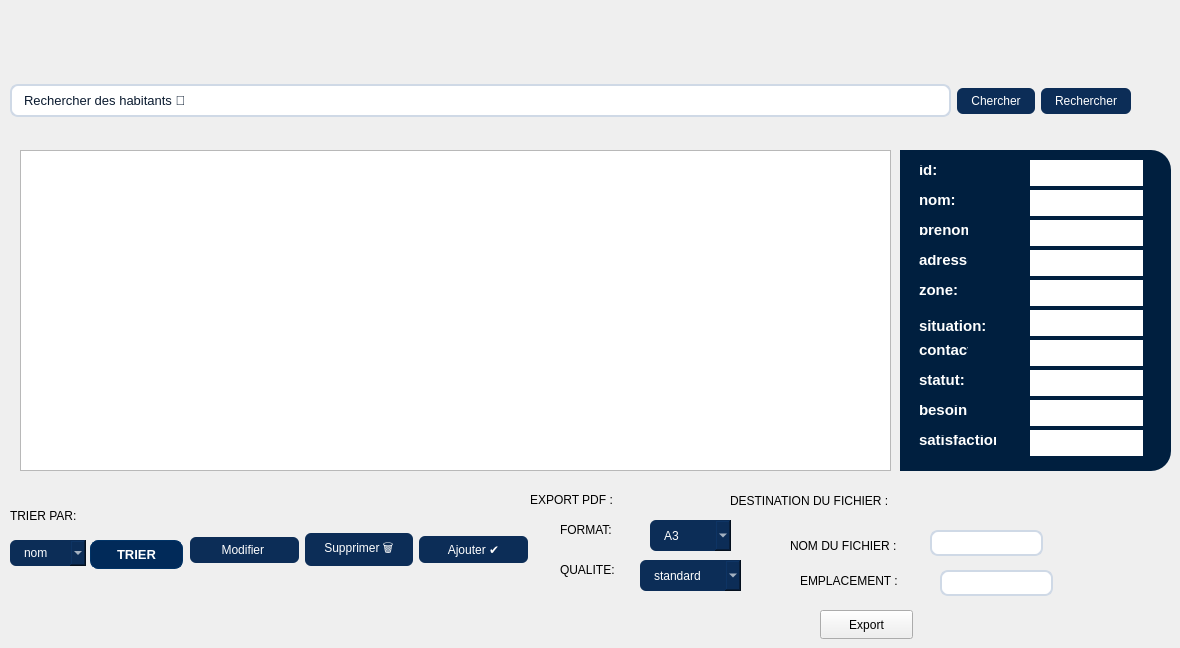
      <widget class="QWidget" name="page_3">
       <widget class="QWidget" name="horizontalLayoutWidget_4">
        <property name="geometry">
         <rect>
          <x>10</x>
          <y>60</y>
          <width>1121</width>
          <height>82</height>
         </rect>
        </property>
        <layout class="QHBoxLayout" name="horizontalLayout_4">
         <item>
          <widget class="QLineEdit" name="lineEdit_rechH">
           <property name="styleSheet">
            <string notr="true">QLineEdit {
    background-color: #ffffff;
    border: 1.5px solid #cfd9e6;
    border-radius: 8px;
    padding: 6px 10px;
    font-size: 13px;
    color: #0a1a2f;
    selection-background-color: #c7e0ff;
    selection-color: #000000;
}

/* Focused (when user clicks or types) */
QLineEdit:focus {
    border: 2px solid #0078d7;          /* Modern blue accent */
    background-color: #ffffff;
    outline: none;
}

/* Hover effect */
QLineEdit:hover {
    border: 1.5px solid #9bbadf;
}

/* Disabled (grayed-out field) */
QLineEdit:disabled {
    background-color: #f0f3f6;
    color: #8c8c8c;
    border: 1px solid #d0d6df;
}

/* Placeholder text style */
QLineEdit::placeholder {
    color: #a0a9b8;
    font-style: italic;
}

/* Optional subtle shadow for depth */
QLineEdit {
    box-shadow: 0 0 3px rgba(0, 0, 0, 0.1);
}</string>
           </property>
           <property name="text">
            <string>Rechercher des habitants 🔎</string>
           </property>
          </widget>
         </item>
         <item>
          <widget class="QPushButton" name="pushButton_9">
           <property name="styleSheet">
            <string notr="true">
QLineEdit:focus {
    border: 1.5px solid #0078d7;
    background-color: #ffffff;
}

QPushButton {
    background-color: #0c2d57;
    color: white;
    border-radius: 6px;
    padding: 6px 14px;
    font-size: 12px;
    border: none;
}

QPushButton#searchButton:hover {
    background-color: #1458a6;
}</string>
           </property>
           <property name="text">
            <string>Chercher</string>
           </property>
          </widget>
         </item>
         <item>
          <widget class="QPushButton" name="pushButton_rechH">
           <property name="styleSheet">
            <string notr="true">
QLineEdit:focus {
    border: 1.5px solid #0078d7;
    background-color: #ffffff;
}

QPushButton {
    background-color: #0c2d57;
    color: white;
    border-radius: 6px;
    padding: 6px 14px;
    font-size: 12px;
    border: none;
}

QPushButton#searchButton:hover {
    background-color: #1458a6;
}</string>
           </property>
           <property name="text">
            <string>Rechercher</string>
           </property>
          </widget>
         </item>
        </layout>
       </widget>
       <widget class="QLabel" name="label_4">
        <property name="geometry">
         <rect>
          <x>10</x>
          <y>500</y>
          <width>121</width>
          <height>31</height>
         </rect>
        </property>
        <property name="styleSheet">
         <string notr="true">color: rgb(0, 0, 0);</string>
        </property>
        <property name="text">
         <string>TRIER PAR:</string>
        </property>
       </widget>
       <widget class="QComboBox" name="comboBox_trieH">
        <property name="geometry">
         <rect>
          <x>10</x>
          <y>540</y>
          <width>76</width>
          <height>26</height>
         </rect>
        </property>
        <property name="styleSheet">
         <string notr="true">
    border: 1.5px solid #0078d7;
    background-color: #ffffff;

    background-color: #0c2d57;
    color: white;
    border-radius: 6px;
    padding: 6px 14px;
    font-size: 12px;
    border: none;</string>
        </property>
        <item>
         <property name="text">
          <string>nom</string>
         </property>
        </item>
        <item>
         <property name="text">
          <string>adresse </string>
         </property>
        </item>
       </widget>
       <widget class="QPushButton" name="pushButton_trieH">
        <property name="geometry">
         <rect>
          <x>90</x>
          <y>540</y>
          <width>93</width>
          <height>29</height>
         </rect>
        </property>
        <property name="styleSheet">
         <string notr="true">QPushButton {
    background-color: #012a59;
    color: #ffffff;
    border: 1px solid #013366;
    border-radius: 8px;
    padding: 6px 14px;
    font-size: 13px;
    font-weight: 500;
}

QPushButton#actionButton:hover {
    background-color: #024b8a;
    border-color: #025aa5;
}

QPushButton#actionButton:pressed {
    background-color: #013869;
}
</string>
        </property>
        <property name="text">
         <string>TRIER</string>
        </property>
       </widget>
       <widget class="QWidget" name="horizontalLayoutWidget_5">
        <property name="geometry">
         <rect>
          <x>190</x>
          <y>510</y>
          <width>338</width>
          <height>80</height>
         </rect>
        </property>
        <layout class="QHBoxLayout" name="horizontalLayout_5">
         <item>
          <widget class="QPushButton" name="pushButton_modifH">
           <property name="styleSheet">
            <string notr="true">
QLineEdit:focus {
    border: 1.5px solid #0078d7;
    background-color: #ffffff;
}

QPushButton {
    background-color: #0c2d57;
    color: white;
    border-radius: 6px;
    padding: 6px 14px;
    font-size: 12px;
    border: none;
}

QPushButton#searchButton:hover {
    background-color: #1458a6;
}</string>
           </property>
           <property name="text">
            <string>Modifier </string>
           </property>
          </widget>
         </item>
         <item>
          <widget class="QPushButton" name="pushButton_suppH">
           <property name="styleSheet">
            <string notr="true">
QLineEdit:focus {
    border: 1.5px solid #0078d7;
    background-color: #ffffff;
}

QPushButton {
    background-color: #0c2d57;
    color: white;
    border-radius: 6px;
    padding: 6px 14px;
    font-size: 12px;
    border: none;
}

QPushButton#searchButton:hover {
    background-color: #1458a6;
}</string>
           </property>
           <property name="text">
            <string>Supprimer 🗑️</string>
           </property>
          </widget>
         </item>
         <item>
          <widget class="QPushButton" name="pushButton_ajoutH">
           <property name="styleSheet">
            <string notr="true">
QLineEdit:focus {
    border: 1.5px solid #0078d7;
    background-color: #ffffff;
}

QPushButton {
    background-color: #0c2d57;
    color: white;
    border-radius: 6px;
    padding: 6px 14px;
    font-size: 12px;
    border: none;
}

QPushButton#searchButton:hover {
    background-color: #1458a6;
}</string>
           </property>
           <property name="text">
            <string>Ajouter ✔️</string>
           </property>
          </widget>
         </item>
        </layout>
       </widget>
       <widget class="QLabel" name="label_6">
        <property name="geometry">
         <rect>
          <x>530</x>
          <y>490</y>
          <width>101</width>
          <height>20</height>
         </rect>
        </property>
        <property name="styleSheet">
         <string notr="true">color: rgb(0, 0, 0);</string>
        </property>
        <property name="text">
         <string>EXPORT PDF :</string>
        </property>
       </widget>
       <widget class="QLabel" name="label_11">
        <property name="geometry">
         <rect>
          <x>560</x>
          <y>520</y>
          <width>91</width>
          <height>20</height>
         </rect>
        </property>
        <property name="styleSheet">
         <string notr="true">color: rgb(0, 0, 0);</string>
        </property>
        <property name="text">
         <string>FORMAT:</string>
        </property>
       </widget>
       <widget class="QComboBox" name="comboBox_5">
        <property name="geometry">
         <rect>
          <x>650</x>
          <y>520</y>
          <width>81</width>
          <height>31</height>
         </rect>
        </property>
        <property name="styleSheet">
         <string notr="true">
    border: 1.5px solid #0078d7;
    background-color: #ffffff;

    background-color: #0c2d57;
    color: white;
    border-radius: 6px;
    padding: 6px 14px;
    font-size: 12px;
    border: none;</string>
        </property>
        <item>
         <property name="text">
          <string>A3</string>
         </property>
        </item>
        <item>
         <property name="text">
          <string>A4</string>
         </property>
        </item>
        <item>
         <property name="text">
          <string>A5</string>
         </property>
        </item>
       </widget>
       <widget class="QLabel" name="label_19">
        <property name="geometry">
         <rect>
          <x>560</x>
          <y>560</y>
          <width>81</width>
          <height>20</height>
         </rect>
        </property>
        <property name="styleSheet">
         <string notr="true">color: rgb(0, 0, 0);</string>
        </property>
        <property name="text">
         <string>QUALITE:</string>
        </property>
       </widget>
       <widget class="QComboBox" name="comboBox_7">
        <property name="geometry">
         <rect>
          <x>640</x>
          <y>560</y>
          <width>101</width>
          <height>31</height>
         </rect>
        </property>
        <property name="styleSheet">
         <string notr="true">
    border: 1.5px solid #0078d7;
    background-color: #ffffff;

    background-color: #0c2d57;
    color: white;
    border-radius: 6px;
    padding: 6px 14px;
    font-size: 12px;
    border: none;</string>
        </property>
        <item>
         <property name="text">
          <string>standard</string>
         </property>
        </item>
        <item>
         <property name="text">
          <string>***</string>
         </property>
        </item>
       </widget>
       <widget class="QLabel" name="label_31">
        <property name="geometry">
         <rect>
          <x>730</x>
          <y>490</y>
          <width>181</width>
          <height>21</height>
         </rect>
        </property>
        <property name="styleSheet">
         <string notr="true">color: rgb(0, 0, 0);</string>
        </property>
        <property name="text">
         <string>DESTINATION DU FICHIER :</string>
        </property>
       </widget>
       <widget class="QLabel" name="label_32">
        <property name="geometry">
         <rect>
          <x>790</x>
          <y>530</y>
          <width>141</width>
          <height>31</height>
         </rect>
        </property>
        <property name="styleSheet">
         <string notr="true">color: rgb(0, 0, 0);</string>
        </property>
        <property name="text">
         <string>NOM DU FICHIER :</string>
        </property>
       </widget>
       <widget class="QLabel" name="label_33">
        <property name="geometry">
         <rect>
          <x>800</x>
          <y>570</y>
          <width>131</width>
          <height>21</height>
         </rect>
        </property>
        <property name="styleSheet">
         <string notr="true">color: rgb(0, 0, 0);</string>
        </property>
        <property name="text">
         <string>EMPLACEMENT :</string>
        </property>
       </widget>
       <widget class="QLineEdit" name="lineEdit_12">
        <property name="geometry">
         <rect>
          <x>930</x>
          <y>530</y>
          <width>113</width>
          <height>26</height>
         </rect>
        </property>
        <property name="styleSheet">
         <string notr="true">QLineEdit {
    background-color: #ffffff;
    border: 1.5px solid #cfd9e6;
    border-radius: 8px;
    padding: 6px 10px;
    font-size: 13px;
    color: #0a1a2f;
    selection-background-color: #c7e0ff;
    selection-color: #000000;
}

/* Focused (when user clicks or types) */
QLineEdit:focus {
    border: 2px solid #0078d7;          /* Modern blue accent */
    background-color: #ffffff;
    outline: none;
}

/* Hover effect */
QLineEdit:hover {
    border: 1.5px solid #9bbadf;
}

/* Disabled (grayed-out field) */
QLineEdit:disabled {
    background-color: #f0f3f6;
    color: #8c8c8c;
    border: 1px solid #d0d6df;
}

/* Placeholder text style */
QLineEdit::placeholder {
    color: #a0a9b8;
    font-style: italic;
}

/* Optional subtle shadow for depth */
QLineEdit {
    box-shadow: 0 0 3px rgba(0, 0, 0, 0.1);
}</string>
        </property>
       </widget>
       <widget class="QLineEdit" name="lineEdit_13">
        <property name="geometry">
         <rect>
          <x>940</x>
          <y>570</y>
          <width>113</width>
          <height>26</height>
         </rect>
        </property>
        <property name="styleSheet">
         <string notr="true">QLineEdit {
    background-color: #ffffff;
    border: 1.5px solid #cfd9e6;
    border-radius: 8px;
    padding: 6px 10px;
    font-size: 13px;
    color: #0a1a2f;
    selection-background-color: #c7e0ff;
    selection-color: #000000;
}

/* Focused (when user clicks or types) */
QLineEdit:focus {
    border: 2px solid #0078d7;          /* Modern blue accent */
    background-color: #ffffff;
    outline: none;
}

/* Hover effect */
QLineEdit:hover {
    border: 1.5px solid #9bbadf;
}

/* Disabled (grayed-out field) */
QLineEdit:disabled {
    background-color: #f0f3f6;
    color: #8c8c8c;
    border: 1px solid #d0d6df;
}

/* Placeholder text style */
QLineEdit::placeholder {
    color: #a0a9b8;
    font-style: italic;
}

/* Optional subtle shadow for depth */
QLineEdit {
    box-shadow: 0 0 3px rgba(0, 0, 0, 0.1);
}</string>
        </property>
       </widget>
       <widget class="QPushButton" name="pushButton_17">
        <property name="geometry">
         <rect>
          <x>820</x>
          <y>610</y>
          <width>93</width>
          <height>29</height>
         </rect>
        </property>
        <property name="styleSheet">
         <string notr="true">QLineEdit {
    background-color: #ffffff;
    border: 1px solid #ccd6e1;
    border-radius: 8px;
    padding: 6px 12px;
    font-size: 13px;
}

QLineEdit:focus {
    border: 1.5px solid #0078d7;
    background-color: #ffffff;
}

QPushButton {
    background-color: #0c2d57;
    color: white;
    border-radius: 6px;
    padding: 6px 14px;
    font-size: 12px;
    border: none;
}

QPushButton#searchButton:hover {
    background-color: #1458a6;
}color: rgb(248, 249, 250);
font: italic 9pt &quot;Segoe UI&quot;;
background-color: rgb(13, 59, 102);</string>
        </property>
        <property name="text">
         <string>Export</string>
        </property>
       </widget>
       <widget class="QGroupBox" name="groupBox">
        <property name="geometry">
         <rect>
          <x>900</x>
          <y>150</y>
          <width>271</width>
          <height>321</height>
         </rect>
        </property>
        <property name="styleSheet">
         <string notr="true">
    background-color: #001f3f;            /* Deep navy blue */
    border-top-right-radius: 20px;
    border-bottom-right-radius: 20px;
    padding: 20px 10px;
    border: none;
    color: #ffffff;
    font-size: 15px;
    font-weight: 600;
    padding: 5px;</string>
        </property>
        <property name="title">
         <string/>
        </property>
        <widget class="QLineEdit" name="lineEdit_nom">
         <property name="geometry">
          <rect>
           <x>130</x>
           <y>40</y>
           <width>113</width>
           <height>26</height>
          </rect>
         </property>
         <property name="styleSheet">
          <string notr="true">color: rgb(255, 255, 255);
background-color: rgb(255, 255, 255);</string>
         </property>
        </widget>
        <widget class="QLineEdit" name="lineEdit_prenom">
         <property name="geometry">
          <rect>
           <x>130</x>
           <y>70</y>
           <width>113</width>
           <height>26</height>
          </rect>
         </property>
         <property name="styleSheet">
          <string notr="true">color: rgb(255, 255, 255);
background-color: rgb(255, 255, 255);</string>
         </property>
        </widget>
        <widget class="QLineEdit" name="lineEdit_id">
         <property name="geometry">
          <rect>
           <x>130</x>
           <y>10</y>
           <width>113</width>
           <height>26</height>
          </rect>
         </property>
         <property name="styleSheet">
          <string notr="true">color: rgb(255, 255, 255);
background-color: rgb(255, 255, 255);</string>
         </property>
        </widget>
        <widget class="QLineEdit" name="lineEdit_adresse">
         <property name="geometry">
          <rect>
           <x>130</x>
           <y>100</y>
           <width>113</width>
           <height>26</height>
          </rect>
         </property>
         <property name="styleSheet">
          <string notr="true">color: rgb(255, 255, 255);
background-color: rgb(255, 255, 255);color: rgb(255, 255, 255);</string>
         </property>
        </widget>
        <widget class="QLineEdit" name="lineEdit_zone">
         <property name="geometry">
          <rect>
           <x>130</x>
           <y>130</y>
           <width>113</width>
           <height>26</height>
          </rect>
         </property>
         <property name="styleSheet">
          <string notr="true">color: rgb(255, 255, 255);
background-color: rgb(255, 255, 255);color: rgb(255, 255, 255);</string>
         </property>
        </widget>
        <widget class="QLineEdit" name="lineEdit_situation">
         <property name="geometry">
          <rect>
           <x>130</x>
           <y>160</y>
           <width>113</width>
           <height>26</height>
          </rect>
         </property>
         <property name="styleSheet">
          <string notr="true">color: rgb(255, 255, 255);
background-color: rgb(255, 255, 255);color: rgb(255, 255, 255);</string>
         </property>
        </widget>
        <widget class="QLineEdit" name="lineEdit_contact">
         <property name="geometry">
          <rect>
           <x>130</x>
           <y>190</y>
           <width>113</width>
           <height>26</height>
          </rect>
         </property>
         <property name="styleSheet">
          <string notr="true">color: rgb(255, 255, 255);
background-color: rgb(255, 255, 255);color: rgb(255, 255, 255);</string>
         </property>
        </widget>
        <widget class="QLineEdit" name="lineEdit_statut">
         <property name="geometry">
          <rect>
           <x>130</x>
           <y>220</y>
           <width>113</width>
           <height>26</height>
          </rect>
         </property>
         <property name="styleSheet">
          <string notr="true">color: rgb(255, 255, 255);
background-color: rgb(255, 255, 255);color: rgb(255, 255, 255);</string>
         </property>
        </widget>
        <widget class="QLineEdit" name="lineEdit_besoins">
         <property name="geometry">
          <rect>
           <x>130</x>
           <y>250</y>
           <width>113</width>
           <height>26</height>
          </rect>
         </property>
         <property name="styleSheet">
          <string notr="true">color: rgb(255, 255, 255);
background-color: rgb(255, 255, 255);color: rgb(255, 255, 255);</string>
         </property>
        </widget>
        <widget class="QLineEdit" name="lineEdit_satisfaction">
         <property name="geometry">
          <rect>
           <x>130</x>
           <y>280</y>
           <width>113</width>
           <height>26</height>
          </rect>
         </property>
         <property name="styleSheet">
          <string notr="true">color: rgb(255, 255, 255);
background-color: rgb(255, 255, 255);color: rgb(255, 255, 255);</string>
         </property>
        </widget>
        <widget class="QLabel" name="label_144">
         <property name="geometry">
          <rect>
           <x>10</x>
           <y>10</y>
           <width>63</width>
           <height>20</height>
          </rect>
         </property>
         <property name="styleSheet">
          <string notr="true">color: rgb(255, 255, 255);</string>
         </property>
         <property name="text">
          <string>id:</string>
         </property>
        </widget>
        <widget class="QLabel" name="label_145">
         <property name="geometry">
          <rect>
           <x>10</x>
           <y>40</y>
           <width>63</width>
           <height>20</height>
          </rect>
         </property>
         <property name="styleSheet">
          <string notr="true">color: rgb(255, 255, 255);</string>
         </property>
         <property name="text">
          <string>nom:</string>
         </property>
        </widget>
        <widget class="QLabel" name="label_146">
         <property name="geometry">
          <rect>
           <x>10</x>
           <y>70</y>
           <width>63</width>
           <height>20</height>
          </rect>
         </property>
         <property name="styleSheet">
          <string notr="true">color: rgb(255, 255, 255);</string>
         </property>
         <property name="text">
          <string>prenom:</string>
         </property>
        </widget>
        <widget class="QLabel" name="label_147">
         <property name="geometry">
          <rect>
           <x>10</x>
           <y>100</y>
           <width>63</width>
           <height>20</height>
          </rect>
         </property>
         <property name="text">
          <string/>
         </property>
        </widget>
        <widget class="QLabel" name="label_148">
         <property name="geometry">
          <rect>
           <x>10</x>
           <y>100</y>
           <width>63</width>
           <height>20</height>
          </rect>
         </property>
         <property name="styleSheet">
          <string notr="true">color: rgb(255, 255, 255);</string>
         </property>
         <property name="text">
          <string>adresse:</string>
         </property>
        </widget>
        <widget class="QLabel" name="label_149">
         <property name="geometry">
          <rect>
           <x>10</x>
           <y>130</y>
           <width>63</width>
           <height>20</height>
          </rect>
         </property>
         <property name="styleSheet">
          <string notr="true">color: rgb(255, 255, 255);</string>
         </property>
         <property name="text">
          <string>zone:</string>
         </property>
        </widget>
        <widget class="QLabel" name="label_150">
         <property name="geometry">
          <rect>
           <x>10</x>
           <y>160</y>
           <width>81</width>
           <height>31</height>
          </rect>
         </property>
         <property name="styleSheet">
          <string notr="true">color: rgb(255, 255, 255);</string>
         </property>
         <property name="text">
          <string>situation:</string>
         </property>
        </widget>
        <widget class="QLabel" name="label_151">
         <property name="geometry">
          <rect>
           <x>10</x>
           <y>190</y>
           <width>63</width>
           <height>20</height>
          </rect>
         </property>
         <property name="styleSheet">
          <string notr="true">color: rgb(255, 255, 255);</string>
         </property>
         <property name="text">
          <string>contact:</string>
         </property>
        </widget>
        <widget class="QLabel" name="label_152">
         <property name="geometry">
          <rect>
           <x>10</x>
           <y>220</y>
           <width>63</width>
           <height>20</height>
          </rect>
         </property>
         <property name="styleSheet">
          <string notr="true">color: rgb(255, 255, 255);</string>
         </property>
         <property name="text">
          <string>statut:</string>
         </property>
        </widget>
        <widget class="QLabel" name="label_153">
         <property name="geometry">
          <rect>
           <x>10</x>
           <y>250</y>
           <width>63</width>
           <height>20</height>
          </rect>
         </property>
         <property name="styleSheet">
          <string notr="true">color: rgb(255, 255, 255);</string>
         </property>
         <property name="text">
          <string>besoins:</string>
         </property>
        </widget>
        <widget class="QLabel" name="label_154">
         <property name="geometry">
          <rect>
           <x>10</x>
           <y>280</y>
           <width>91</width>
           <height>20</height>
          </rect>
         </property>
         <property name="styleSheet">
          <string notr="true">color: rgb(255, 255, 255);</string>
         </property>
         <property name="text">
          <string>satisfaction:</string>
         </property>
        </widget>
       </widget>
       <widget class="QTableView" name="tableView_habitants">
        <property name="geometry">
         <rect>
          <x>20</x>
          <y>150</y>
          <width>871</width>
          <height>321</height>
         </rect>
        </property>
       </widget>
      </widget>
